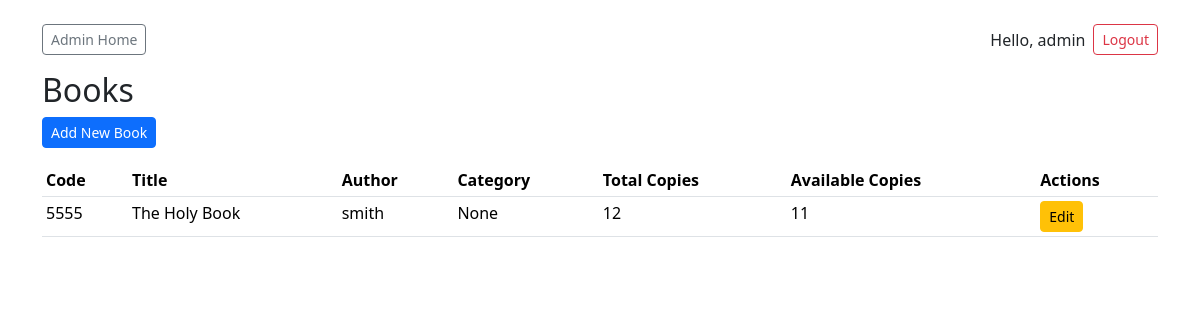
Before: /dashboard/books/ (signed in) with the older database file.
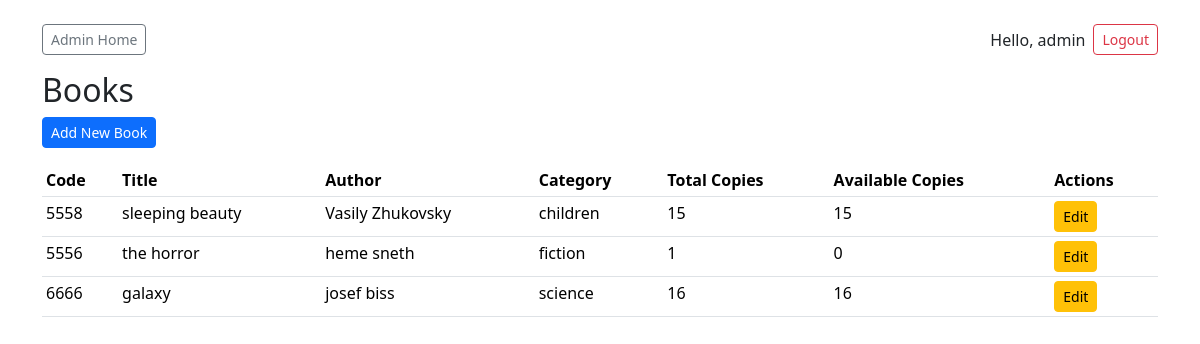
After: the same page with the newer database file.
### library/models.py (models this page shows, shortened)
class Book(models.Model):
    code_no = models.CharField(max_length=50, unique=True)  # unique code like SC(B/M)000001
    title = models.CharField(max_length=255)
    author = models.CharField(max_length=255, blank=True)
    category = models.ForeignKey(Category, on_delete=models.SET_NULL, null=True, blank=True)
    isbn = models.CharField(max_length=40, blank=True)
    total_copies = models.PositiveIntegerField(default=1)
    available_copies = models.PositiveIntegerField(default=1)
    added_on = models.DateField(auto_now_add=True)

class Category(models.Model):
    name = models.CharField(max_length=100)
    class Meta:
        verbose_name_plural = "Categories"
    def __str__(self):
        return self.name

### library/views.py (the view)
# urls.py: path('dashboard/books/', views.book_list, name='book_list'),
@staff_member_required
def book_list(request):
    books = Book.objects.all()
    return render(request, 'library/admin/book_list.html', {'books': books})

### library/templates/library/admin/book_list.html (shortened to what this page needs)
{% extends "library/base.html" %}
{% block content %}
<h2>Books</h2>
<div class="mb-3">
  <a class="btn btn-sm btn-primary" href="{% url 'book_add' %}">Add New Book</a>
</div>
<table class="table table-sm">
  <thead>
    <tr>
      <th>Code</th>
      <th>Title</th>
      <th>Author</th>
      <th>Category</th>
      <th>Total Copies</th>
      <th>Available Copies</th>
      <th>Actions</th>
    </tr>
  </thead>
  <tbody>
    {% for b in books %}
      <tr>
        <td>{{ b.code_no }}</td>
        <td>{{ b.title }}</td>
        <td>{{ b.author }}</td>
        <td>{{ b.category }}</td>
        <td>{{ b.total_copies }}</td>
        <td>{{ b.available_copies }}</td>
        <td>
          <a class="btn btn-sm btn-warning" href="{% url 'book_edit' b.id %}">Edit</a>
        </td>
      </tr>
    {% empty %}
      <tr><td colspan="7">No books found.</td></tr>
    {% endfor %}
  </tbody>
</table>
{% endblock %}

Changed rows visible on the page:
changed Book: code_no "5555" → "5558"; title "The Holy Book" → "sleeping beauty"; author "smith" → "Vasily Zhukovsky"; category "None" → "children"; total_copies "12" → "15"; available_copies "11" → "15"
added Book: code_no "5556", title "the horror", author "heme sneth", category "fiction", total_copies "1", available_copies "0"
added Book: code_no "6666", title "galaxy", author "josef biss", category "science", total_copies "16", available_copies "16"
